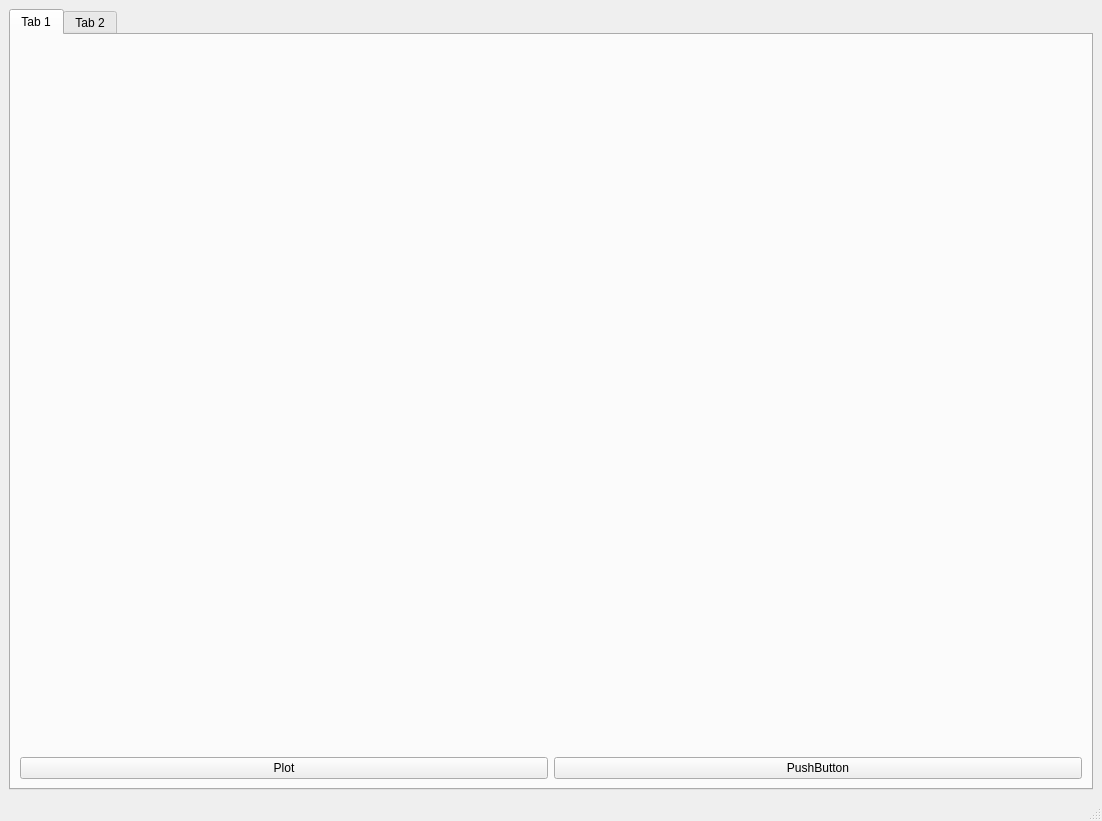
<?xml version="1.0" encoding="UTF-8"?>
<ui version="4.0">
 <class>MainWindow</class>
 <widget class="QMainWindow" name="MainWindow">
  <property name="geometry">
   <rect>
    <x>0</x>
    <y>0</y>
    <width>1102</width>
    <height>821</height>
   </rect>
  </property>
  <property name="windowTitle">
   <string>MainWindow</string>
  </property>
  <widget class="QWidget" name="centralwidget">
   <layout class="QGridLayout" name="gridLayout">
    <item row="0" column="0">
     <widget class="QTabWidget" name="tabWidget">
      <widget class="QWidget" name="tab">
       <attribute name="title">
        <string>Tab 1</string>
       </attribute>
       <layout class="QGridLayout" name="gridLayout_2">
        <item row="0" column="0">
         <layout class="QVBoxLayout" name="verticalLayout">
          <item>
           <widget class="MatplotlibWidget" name="mplwidget"/>
          </item>
          <item>
           <widget class="MatplotlibWidget" name="mplwidget_2"/>
          </item>
          <item>
           <widget class="MatplotlibWidget" name="mplwidget_3"/>
          </item>
          <item>
           <layout class="QHBoxLayout" name="horizontalLayout">
            <item>
             <widget class="QPushButton" name="btn_Plot">
              <property name="text">
               <string>Plot</string>
              </property>
             </widget>
            </item>
            <item>
             <widget class="QPushButton" name="pB">
              <property name="text">
               <string>PushButton</string>
              </property>
             </widget>
            </item>
           </layout>
          </item>
         </layout>
        </item>
       </layout>
      </widget>
      <widget class="QWidget" name="tab_2">
       <attribute name="title">
        <string>Tab 2</string>
       </attribute>
      </widget>
     </widget>
    </item>
   </layout>
  </widget>
  <widget class="QMenuBar" name="menubar">
   <property name="geometry">
    <rect>
     <x>0</x>
     <y>0</y>
     <width>1102</width>
     <height>20</height>
    </rect>
   </property>
  </widget>
  <widget class="QStatusBar" name="statusbar"/>
 </widget>
 <customwidgets>
  <customwidget>
   <class>MatplotlibWidget</class>
   <extends>QWidget</extends>
   <header>matplotlibwidget</header>
  </customwidget>
 </customwidgets>
 <resources/>
 <connections/>
</ui>
